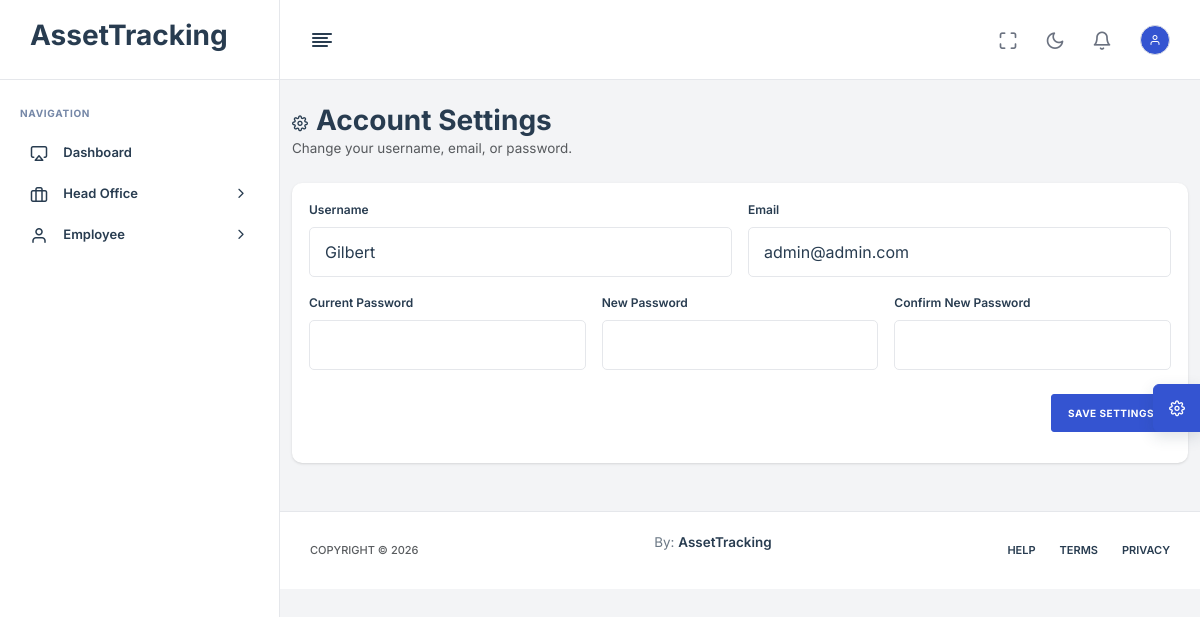
Before: /account-settings/ (signed in) with the older database file.
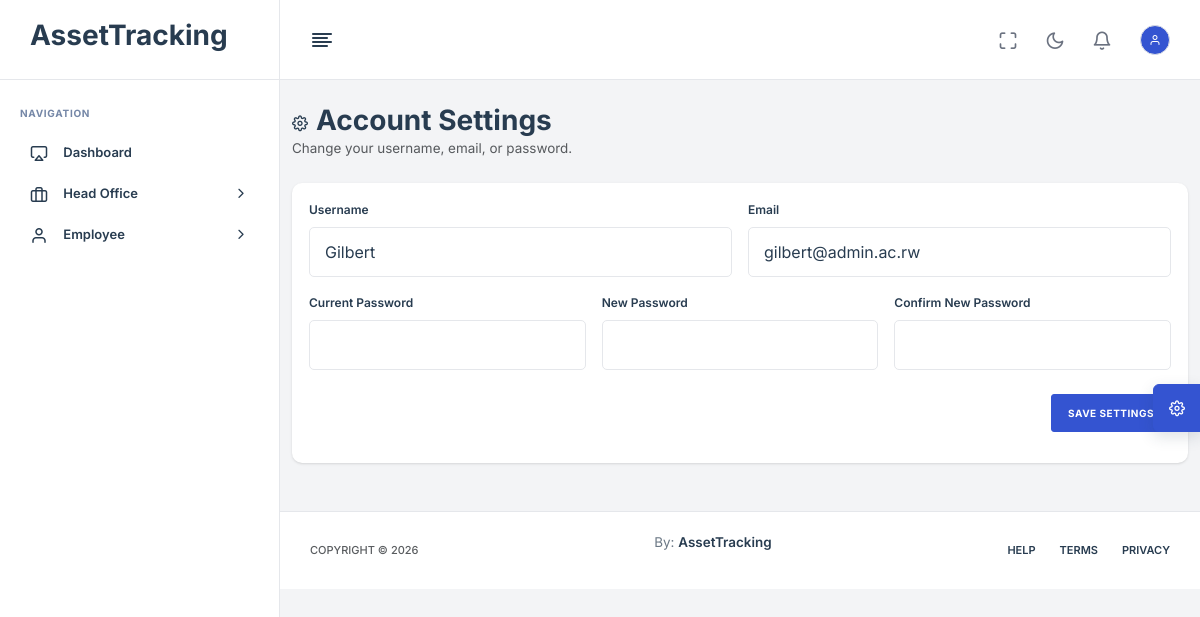
After: the same page with the newer database file.
### App/models.py (models this page shows, shortened)
class User(AbstractBaseUser, PermissionsMixin):
    ROLE_CHOICES = [
        ('HEAD_OFFICE', 'Head Office'),
        ('BRANCH_MANAGER', 'Branch Manager'),
        ('TECHNICIAN', 'Technician'),
        ('EMPLOYEE', 'Employee'),
    ]
    username = models.CharField(max_length=150, unique=True)
    email = models.EmailField(unique=True)
    role = models.CharField(max_length=20, choices=ROLE_CHOICES, default='EMPLOYEE')
    is_active = models.BooleanField(default=True)
    is_staff = models.BooleanField(default=False)
    must_change_password = models.BooleanField(default=False)
    date_joined = models.DateTimeField(auto_now_add=True)
    objects = UserManager()
    USERNAME_FIELD = 'username'
    REQUIRED_FIELDS = ['email']

### App/views.py (the view, shortened to what this page needs)
# urls.py: path("account-settings/", account_settings, name="account_settings"),
@login_required
def account_settings(request):
    return render(request, "AccountSettings.html")

### templates/AccountSettings.html (shortened to what this page needs)
{% extends 'base.html' %}
{% block content %}
<div class="container-fluid py-4">
    <div class="row mb-4">
        <div class="col-12">
            <h1 class="h3 mb-0"><i class="feather-settings me-2"></i>Account Settings</h1>
            <p class="text-muted mb-0">Change your username, email, or password.</p>
        </div>
    </div>
    <div class="card">
        <form method="post" class="card-body">
            <div class="row g-3">
                <div class="col-md-6">
                    <label class="form-label">Username</label>
                    <input class="form-control" name="username" value="{{ request.user.username }}" required>
                </div>
                <div class="col-md-6">
                    <label class="form-label">Email</label>
                    <input class="form-control" type="email" name="email" value="{{ request.user.email }}" required>
                </div>
                <div class="col-md-4">
                    <label class="form-label">Current Password</label>
                    <input class="form-control" type="password" name="current_password" autocomplete="current-password">
                </div>
                <div class="col-md-4">
                    <label class="form-label">New Password</label>
                    <input class="form-control" type="password" name="new_password" autocomplete="new-password">
                </div>
                <div class="col-md-4">
                    <label class="form-label">Confirm New Password</label>
                    <input class="form-control" type="password" name="confirm_password" autocomplete="new-password">
                </div>
            </div>
            <div class="d-flex justify-content-end mt-4">
                <button class="btn btn-primary" type="submit">Save Settings</button>
            </div>
        </form>
    </div>
</div>
{% endblock %}

Changed rows visible on the page:
changed User "Gilbert": email "admin@admin.com" → "gilbert@admin.ac.rw"
